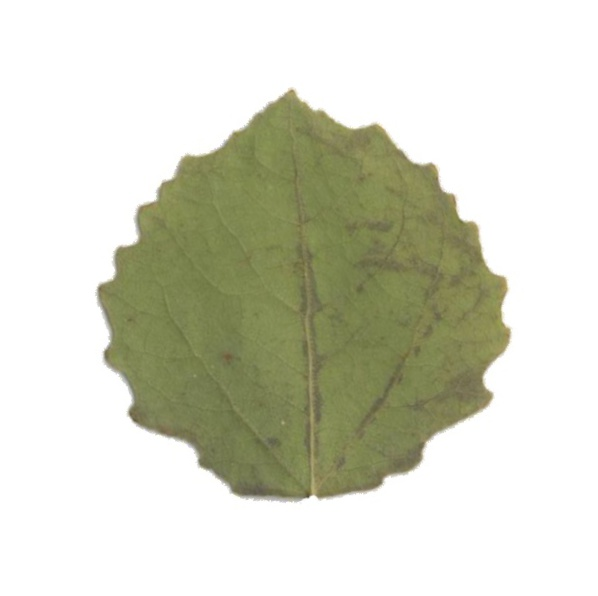
#> input picture 10_29_local_enhancement/0.jpg, 598 x 596 px, given in place of the camera
$ python main.py
#> lines starting #> are read from the running program, lines starting #| are printed output that depends on the picture; after the words box and inside, x2 and y2 are one past the last pixel; in counts of white or black regions, pixels touching at a corner belong together; pictures that were not available may be replaced by others from this repository, and a replacement may not be noted
import cv2
import numpy as np
import time

# get captures
cap = cv2.VideoCapture(0)
background_capture = cv2.VideoCapture(r'./a.avi')

counter = -1
while cap.isOpened():
    counter += 1
    start_time_extract_figure = time.time()
    # extract your figure
    _, frame = cap.read()
#> frame is the input picture: shape (596, 598, 3); mean B, G, R 198.1, 214.2, 212.8
    frame = cv2.cvtColor(frame, cv2.COLOR_BGR2RGB)
    mask = np.zeros(frame.shape[:2], np.uint8)
    bgdModel = np.zeros((1, 65), np.float64)
    fgdModel = np.zeros((1, 65), np.float64)
    rect = (200, 50, 300, 400)
    start_time_grabCut = time.time()
    cv2.grabCut(frame, mask, rect, bgdModel, fgdModel, 1, cv2.GC_INIT_WITH_RECT)
    during_time_grabCut = time.time() - start_time_grabCut
    print('{}-th t_time: {}'.format(counter, during_time_grabCut))
    mask2 = np.where((mask == 2) | (mask == 0), (0,), (1,)).astype('uint8')
    frame = frame * mask2[:, :, np.newaxis]
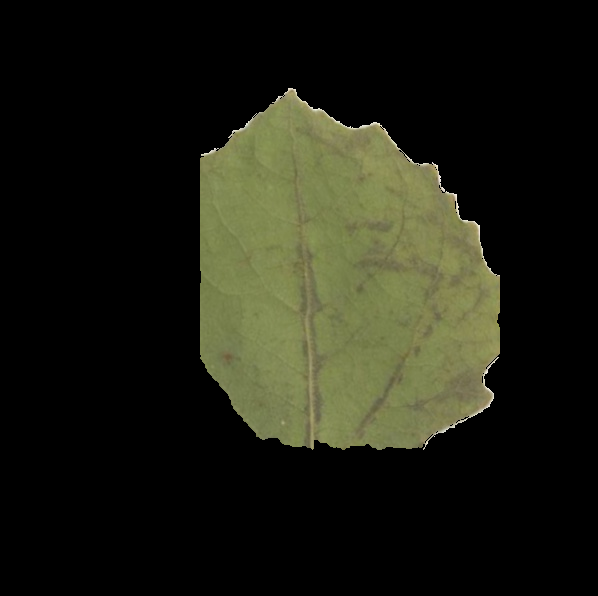
#> frame: shape (596, 598, 3); mean R, G, B 30.3, 31.4, 19.6
    elapsed_time_extract_figure = time.time() - start_time_extract_figure
    print('{}-th extract_figure_time: {}'.format(counter, elapsed_time_extract_figure))

    # extract the background
    start_time_combination = time.time()
    ret, background = background_capture.read()
    background = cv2.resize(background, (640, 480), interpolation=cv2.INTER_AREA)
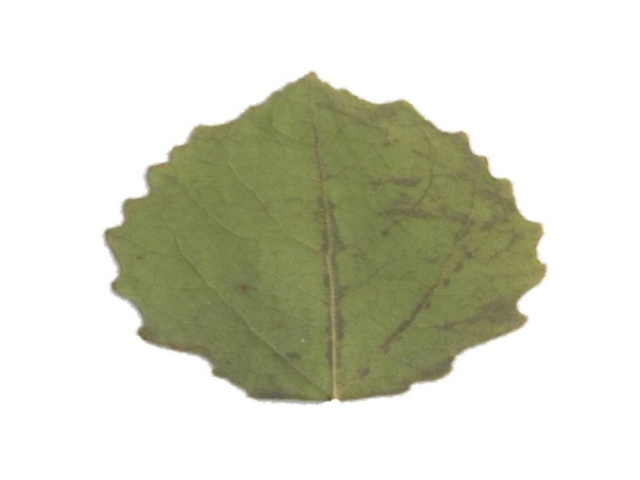
#> background: shape (480, 640, 3); mean B, G, R 198, 214.2, 212.7
    # maybe the default size of embedded camera is 640x480

    # combine the figure and background using mask instead of iteration
    mask_1 = frame > 0
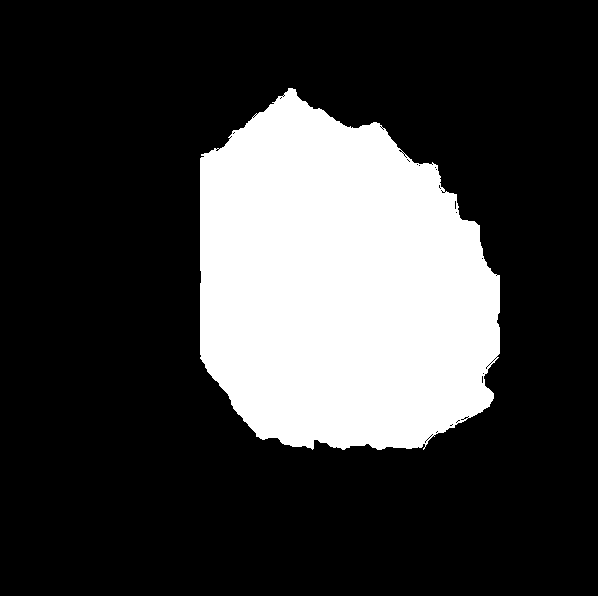
#> mask_1: shape (596, 598, 3) bool; 23.6% white; 1 white region, box (x1, y1, x2, y2) and area: (200, 88, 500, 450) 84280
    mask_2 = frame <= 0
#> (the run stopped early here; a loop or call above may not have finished)
